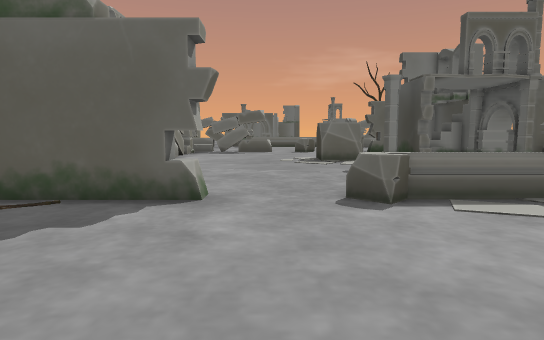
view 1 (above)

20 first-person views from a walk through a scene from a Unity 3-D project. The camera is 1.2 m above the floor, tilts 6° down and sees 75° across. The floor is counted in squares, 1 m on a side. Each view is taken from the middle of a square. On the plan, view 1 faces up. The plan holds only what a view shows up to about 14 squares ahead; the rest is blank. The place goes on beyond the plan. Door leaves are left out, so doorways stand open.

view 2
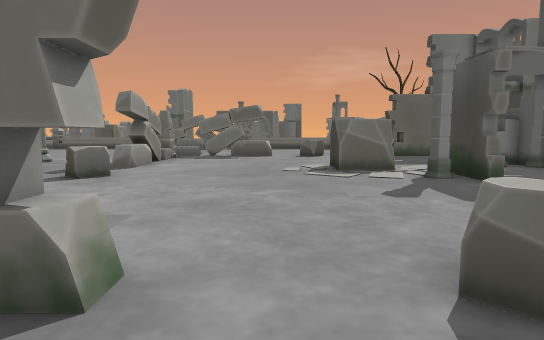

view 3
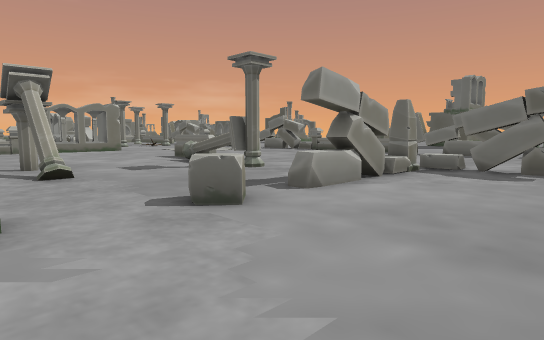

view 4
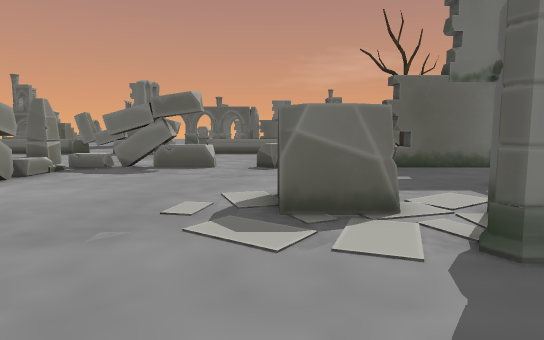

view 5
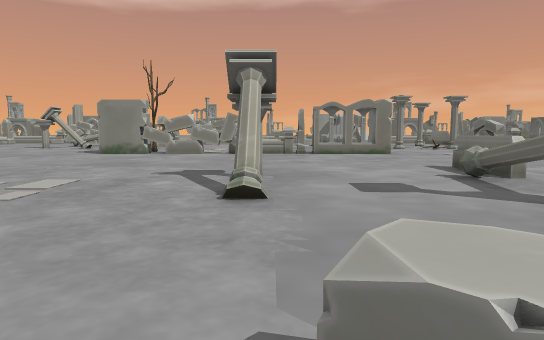

view 6
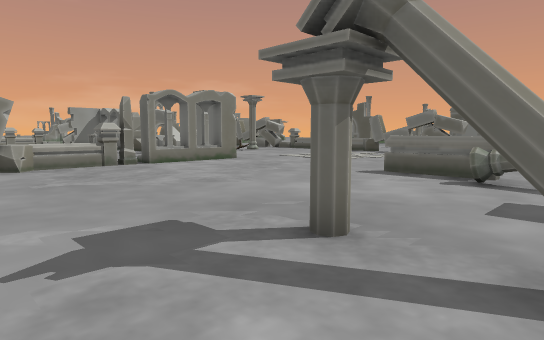

view 7
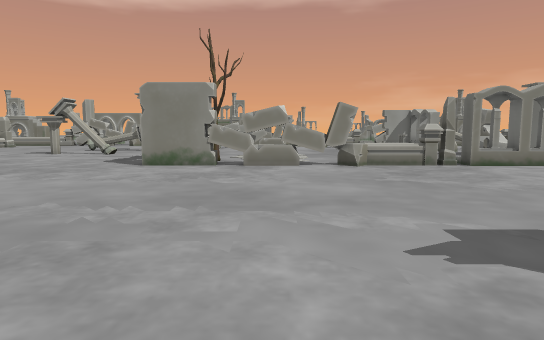

view 8
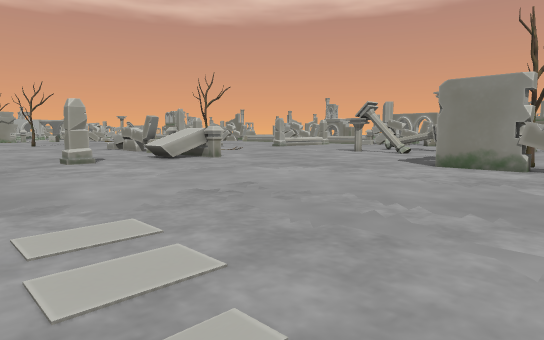

view 9
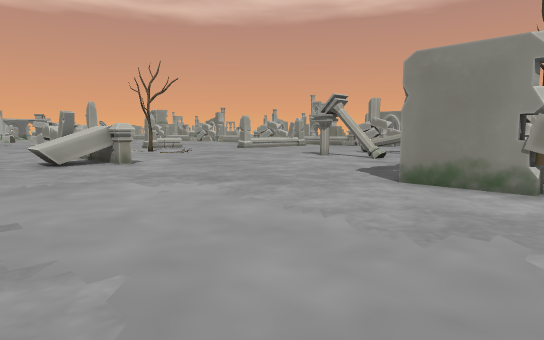

view 10
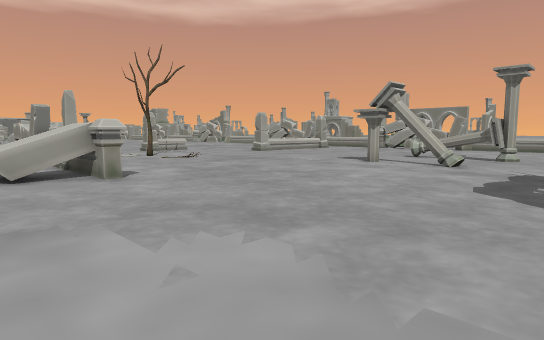

view 11
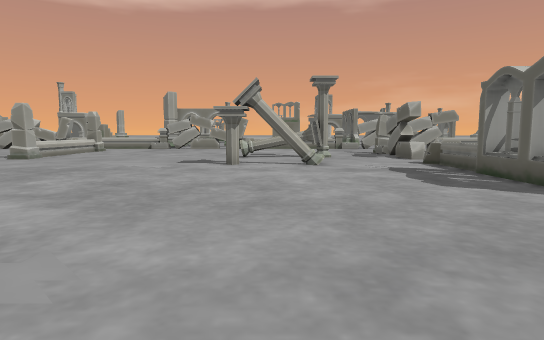

view 12
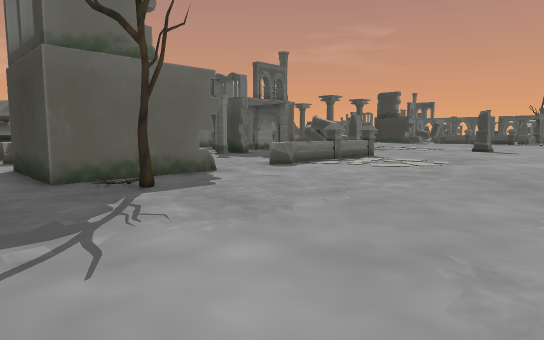

view 13
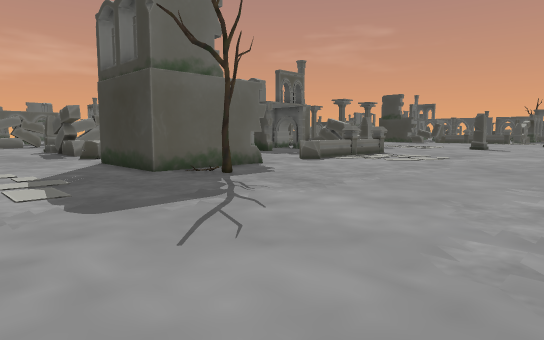

view 14
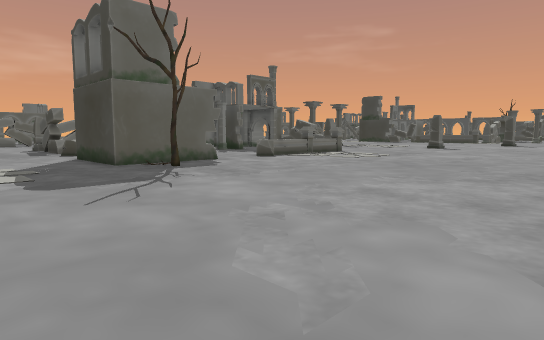

view 15
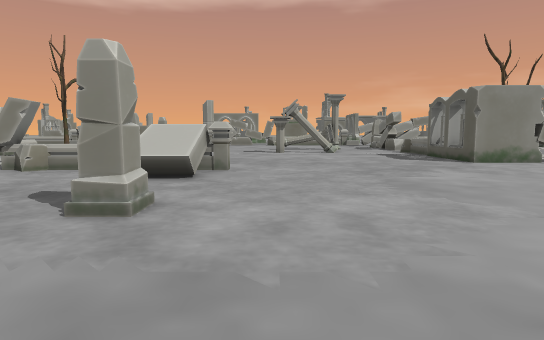

view 16
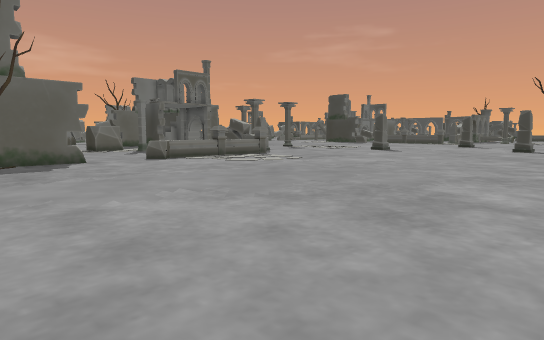

view 17
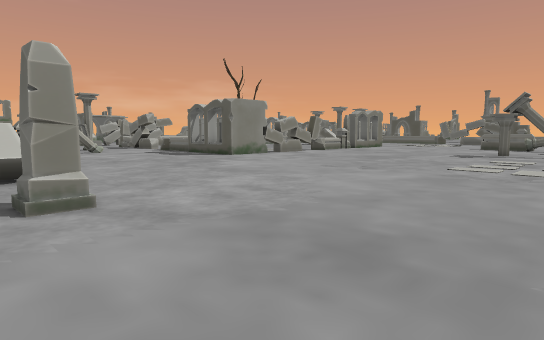

view 18
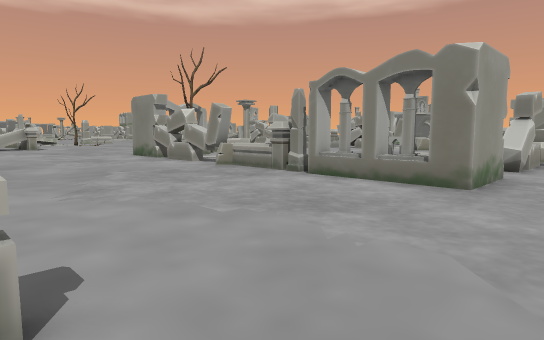

view 19
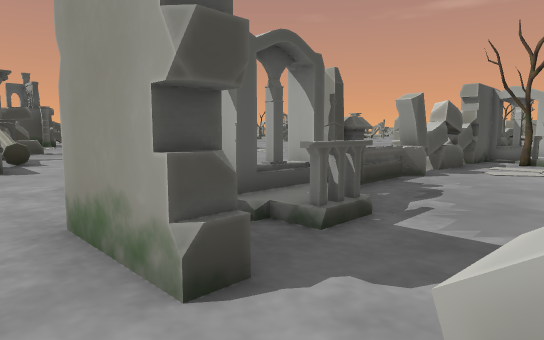

view 20
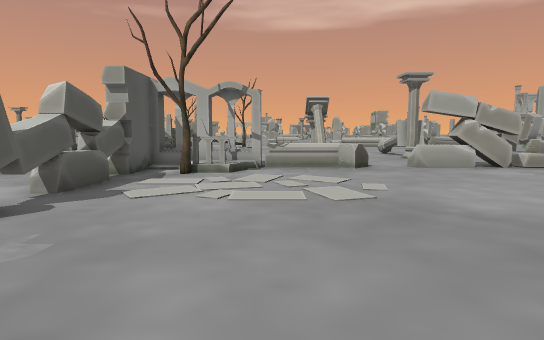

### Floor plan
Key: @ floor where view 1 was taken; # wall or solid block; . floor; / step, stairs or slope; D open door; = window, fence, low wall or low ledge; ^ raised ledge; v drop or lower ground; T thing the floor can be seen under or through; B block; A box.
Columns run from 32 left of view 1 to 9 right of it. Each row starts with its distance up from view 1.
 22             ... .          ..BBBBDD   ####
 21    . ...............       #.......   ....
 20 BBBB.A##A.......# =.  ..   B.......   ...
 19 BBBB.A#A#.......#=#==##..  B.......  ....
 18     ..AAA.........===##... B.......  ../
 17     ..AAA..................B......#  ..  v
 16    ...AAA..................B......#TT.. ..
 15     ...##..................D......TTTT ..
 14  ......##.................=D=.......TT ..#
 13 .......==.........#.##.....=.........##. #
 12 .......==...........##................
 11 .......#B............................
 10 .......BB.................# .........
  9 .......BB.................#  .......
  8 .......BB.................#   .....
  7 .......BB.................#   #..=^===
  6 .......BB.................#####...^===
  5 ....AAA##..................##........
  4 D==#AAAA#.............................
  3 D==#AAA#A.............................
  2 ........................................
  1 .........................................
  0 ................................@.........
 -1 ..........................................
 -2 ##......................................
 -3 ##.......................................
 -4 #.........................................
 -5 ..........................................
 -6 ..........................................
 -7 ..........^^^^..##........................
 -8 .......... ^^^..##.....    ...........
 -9 .......... ^^^........ .  . ...

Where each view was taken, in squares from view 1:
view 1: 0 up, 0 right, facing up
view 2: 4 up, 0 right, facing up
view 3: 10 up, 0 right, facing up-left
view 4: 10 up, 2 right, facing up
view 5: 13 up, 4 left, facing left
view 6: 9 up, 11 left, facing up-left
view 7: 8 up, 11 left, facing left
view 8: 8 up, 11 left, facing down-left
view 9: 7 up, 16 left, facing down-left
view 10: 3 up, 18 left, facing down-left
view 11: 3 down, 18 left, facing left
view 12: 3 down, 8 left, facing up-right
view 13: 4 down, 11 left, facing up-right
view 14: 7 down, 11 left, facing up-right
view 15: 5 down, 10 left, facing left
view 16: 9 down, 6 left, facing up-right
view 17: 9 down, 9 left, facing up-left
view 18: 22 up, 16 left, facing down-left
view 19: 21 up, 29 left, facing down-right
view 20: 16 up, 29 left, facing down
